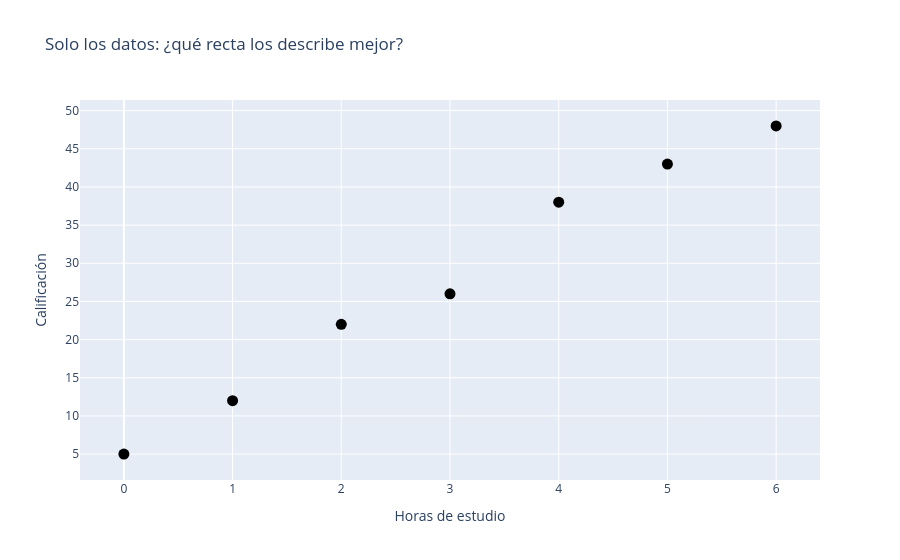

Notebook source saved alongside this figure:
### Markdown cell above
## 1. Qué le vas a pedir a la librería

Mira los puntos de este dataset sin ninguna recta encima todavía. Sabes que
existe alguna recta $\hat y = wx + b$ que se ajusta razonablemente bien, pero
no sabes sus valores exactos de $w$ y $b$. Eso es exactamente lo que le vas a
pedir a scikit-learn: que **busque** esos dos números por ti.

### Code cell
x = datos["horas_estudio"].to_numpy()
y = datos["calificacion"].to_numpy()

fig = go.Figure()
fig.add_trace(go.Scatter(x=x, y=y, mode="markers", name="datos reales", marker={"size": 11, "color": "black"}))
fig.update_layout(
    title="Solo los datos: ¿qué recta los describe mejor?",
    xaxis_title="Horas de estudio", yaxis_title="Calificación",
)
fig.show()

### Figure 1 — Plotly figure (JSON) as saved in the notebook; plotly's stock layout.template omitted (floating-point values rounded to 4 significant figures)
{"data": [{"marker": {"color": "black", "size": 11}, "mode": "markers", "name": "datos reales", "type": "scatter", "x": [0, 1, 2, 3, 4, 5, 6], "y": [5, 12, 22, 26, 38, 43, 48]}], "layout": {"title": {"text": "Solo los datos: ¿qué recta los describe mejor?"}, "xaxis": {"title": {"text": "Horas de estudio"}}, "yaxis": {"title": {"text": "Calificación"}}}}
